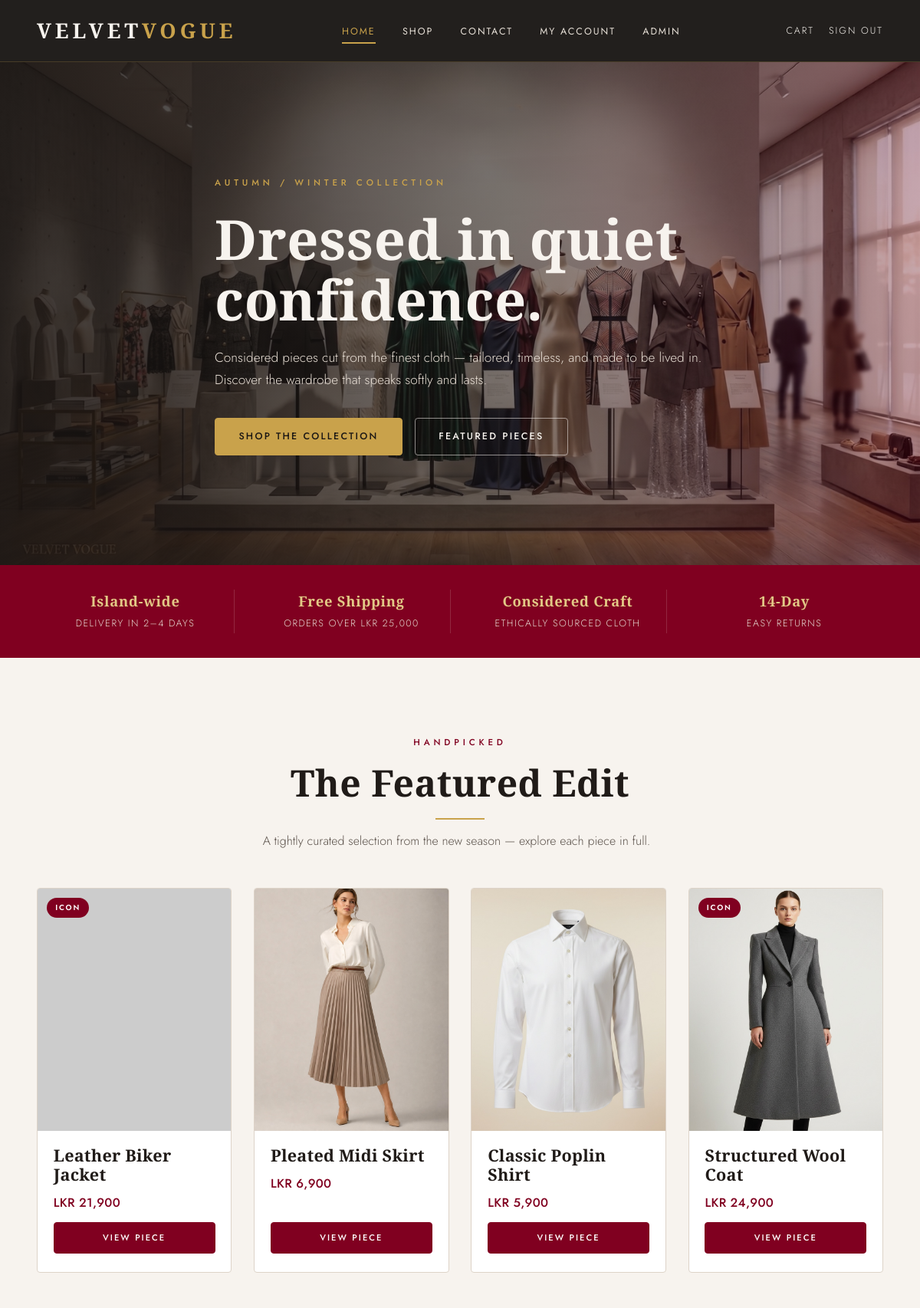
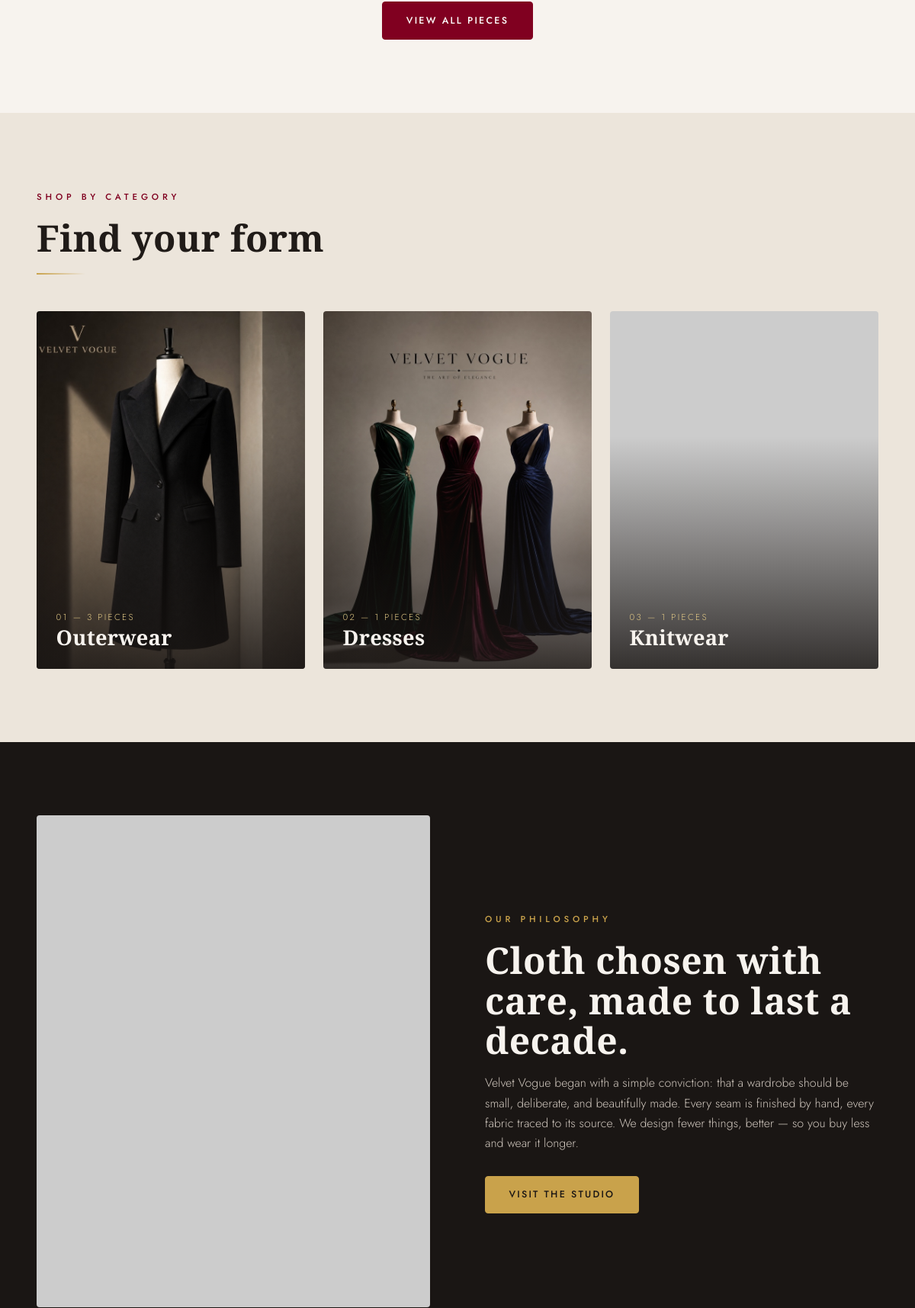
The page / (signed in, upper part) on the database its author committed (2 pictures, top to bottom).
### tables this page shows
CREATE TABLE products (
  id           INT AUTO_INCREMENT PRIMARY KEY,
  name         VARCHAR(160)  NOT NULL,
  description  TEXT          NOT NULL,
  price        DECIMAL(10,2) NOT NULL,
  category_id  INT           NOT NULL,
  gender       ENUM('women','men','unisex') NOT NULL DEFAULT 'women',
  image        VARCHAR(255)  NOT NULL,             
  tag          VARCHAR(40)   NOT NULL DEFAULT '',  
  is_active    TINYINT(1)    NOT NULL DEFAULT 1,
  created_at   TIMESTAMP     NOT NULL DEFAULT CURRENT_TIMESTAMP,
  FOREIGN KEY (category_id) REFERENCES categories(id)
);

CREATE TABLE categories (
  id    INT AUTO_INCREMENT PRIMARY KEY,
  name  VARCHAR(80) NOT NULL,
  slug  VARCHAR(80) NOT NULL UNIQUE
);

### includes/functions.php (called while the page is built, shortened)
<?php
require_once __DIR__ . '/../config/db.php';
function e(?string $value): string
{
    return htmlspecialchars((string) $value, ENT_QUOTES, 'UTF-8');
}
function money($amount): string
{
    return 'LKR ' . number_format((float) $amount, 0);
}
function base_url(string $path = ''): string
{
    $dir = rtrim(str_replace('\\', '/', dirname($_SERVER['SCRIPT_NAME'])), '/');
    $dir = ($dir === '/' || $dir === '.') ? '' : $dir;
    return $dir . '/' . ltrim($path, '/');
}

### config/db.php (called while the page is built, shortened)
<?php
function db(): PDO
{
    static $pdo = null;
    if ($pdo === null) {
        $dsn = 'mysql:host=' . DB_HOST . ';dbname=' . DB_NAME . ';charset=utf8mb4';
        try {
            $pdo = new PDO($dsn, DB_USER, DB_PASS, [
                PDO::ATTR_ERRMODE            => PDO::ERRMODE_EXCEPTION,
                PDO::ATTR_DEFAULT_FETCH_MODE => PDO::FETCH_ASSOC,
                PDO::ATTR_EMULATE_PREPARES   => false,
            ]);
        } catch (PDOException $e) {
            die('Database connection failed. Check config/db.php — ' . $e->getMessage());
        }
    }
    return $pdo;
}

### index.php (the view, shortened to what this page needs)
<?php
require_once __DIR__ . '/includes/functions.php';
$featured = db()->query(
    'SELECT id, name, price, image, tag FROM products WHERE is_active = 1 ORDER BY created_at DESC, id DESC LIMIT 4'
)->fetchAll();
$categories = db()->query(
    'SELECT c.id, c.name, c.slug, COUNT(p.id) AS n
     FROM categories c LEFT JOIN products p ON p.category_id = c.id AND p.is_active = 1
     GROUP BY c.id ORDER BY c.id LIMIT 3'
)->fetchAll();
require __DIR__ . '/includes/header.php';
?>
<section class="hero">
  <div class="wrap hero__inner">
    <span class="eyebrow">Autumn / Winter Collection</span>
    <h1>Dressed in quiet confidence.</h1>
    <p>Considered pieces cut from the finest cloth — tailored, timeless, and made to be lived in. Discover the wardrobe that speaks softly and lasts.</p>
    <div class="hero__actions">
      <a href="<?= e(base_url('products.php')) ?>" class="btn btn--gold">Shop the Collection</a>
      <a href="#featured" class="btn btn--ghost">Featured Pieces</a>
    </div>
  </div>
</section>
<section class="benefits">
  <div class="wrap">
    <div class="benefits__grid">
      <div class="benefit"><strong>Island-wide</strong><span>Delivery in 2–4 Days</span></div>
      <div class="benefit"><strong>Free Shipping</strong><span>Orders over LKR 25,000</span></div>
      <div class="benefit"><strong>Considered Craft</strong><span>Ethically Sourced Cloth</span></div>
      <div class="benefit"><strong>14-Day</strong><span>Easy Returns</span></div>
    </div>
  </div>
</section>
<section class="section" id="featured">
  <div class="wrap">
    <header class="section-head section-head--center">
      <span class="eyebrow eyebrow--dark">Handpicked</span>
      <h2>The Featured Edit</h2>
      <hr class="gold-rule gold-rule--center">
      <p>A tightly curated selection from the new season — explore each piece in full.</p>
    </header>
    <div class="product-grid">
      <?php foreach ($featured as $p): ?>
        <article class="product-card">
          <a class="product-card__media" href="<?= e(base_url('product.php?id=' . $p['id'])) ?>">
            <?php if ($p['tag']): ?><span class="product-card__tag"><?= e($p['tag']) ?></span><?php endif; ?>
            <img src="<?= e(base_url($p['image'])) ?>" alt="<?= e($p['name']) ?>" loading="lazy"
                 onerror="this.src='https://placehold.co/800x1000/800020/f7f3ee?text=Velvet+Vogue'">
          </a>
          <div class="product-card__body">
            <h3 class="product-card__name"><?= e($p['name']) ?></h3>
            <span class="product-card__price"><?= money($p['price']) ?></span>
            <div class="product-card__controls">
              <a class="btn btn--sm btn--block" href="<?= e(base_url('product.php?id=' . $p['id'])) ?>">View Piece</a>
            </div>
          </div>
        </article>
      <?php endforeach; ?>
    </div>
    <div style="text-align:center; margin-top:3rem">
      <a href="<?= e(base_url('products.php')) ?>" class="btn">View All Pieces</a>
    </div>
  </div>
</section>
<section class="section section--tint">
  <div class="wrap">
    <header class="section-head">
      <span class="eyebrow eyebrow--dark">Shop by Category</span>
      <h2>Find your form</h2>
      <hr class="gold-rule">
    </header>
    <div class="category-grid">
      <?php $i = 1; foreach ($categories as $c): ?>
        <a class="category-card" href="<?= e(base_url('products.php?category=' . $c['id'])) ?>">
          <img src="<?= e(base_url('images/category-' . $c['slug'] . '.jpg')) ?>" alt="<?= e($c['name']) ?> category" loading="lazy"
               onerror="this.src='https://placehold.co/800x1000/1a1614/c9a24b?text=<?= e($c['name']) ?>'">
          <div class="category-card__label">
            <span><?= sprintf('%02d', $i++) ?> — <?= (int)$c['n'] ?> pieces</span>
            <h3><?= e($c['name']) ?></h3>
          </div>
        </a>
      <?php endforeach; ?>
    </div>
  </div>
</section>
<section class="section section--dark">
  <div class="wrap">
    <div class="split">
      <div class="split__media">
        <img src="<?= e(base_url('images/editorial.jpg')) ?>" alt="Atelier detail" loading="lazy"
             onerror="this.src='https://placehold.co/900x1100/800020/f7f3ee?text=The+Atelier'">
      </div>
      <div class="split__body">
        <span class="eyebrow">Our Philosophy</span>
        <h2>Cloth chosen with care, made to last a decade.</h2>
        <p>Velvet Vogue began with a simple conviction: that a wardrobe should be small, deliberate, and beautifully made. Every seam is finished by hand, every fabric traced to its source. We design fewer things, better — so you buy less and wear it longer.</p>
        <a href="<?= e(base_url('contact.php')) ?>" class="btn btn--gold">Visit the Studio</a>
      </div>
    </div>
  </div>
</section>
<?php require __DIR__ . '/includes/footer.php'; ?>

### rows shown on the page
products: tag "ICON", name "Leather Biker Jacket", price "LKR 21,900"
products: image (picture), name "Pleated Midi Skirt", price "LKR 6,900"
products: image (picture), name "Classic Poplin Shirt", price "LKR 5,900"
products: tag "ICON", image (picture), name "Structured Wool Coat", price "LKR 24,900"
categories: slug (picture), n "3", name "Outerwear"
categories: slug (picture), n "1", name "Dresses"
categories: n "1", name "Knitwear"
